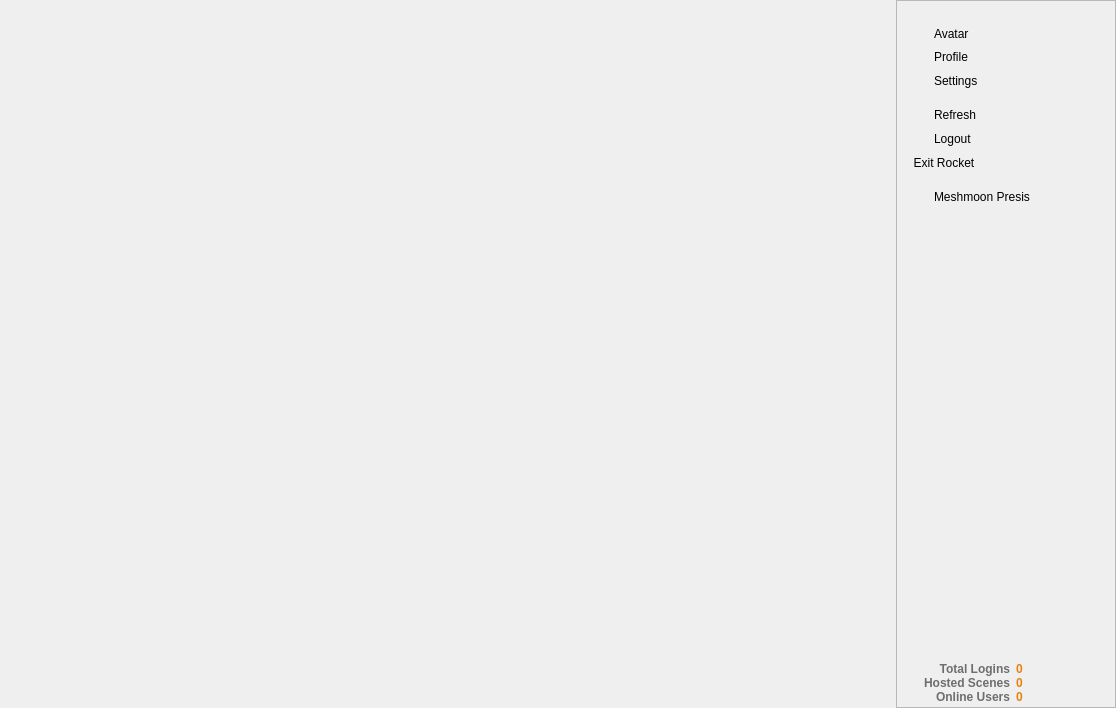
<?xml version="1.0" encoding="UTF-8"?>
<ui version="4.0">
 <class>RocketLobbyWidget</class>
 <widget class="QWidget" name="RocketLobbyWidget">
  <property name="geometry">
   <rect>
    <x>0</x>
    <y>0</y>
    <width>1116</width>
    <height>708</height>
   </rect>
  </property>
  <property name="autoFillBackground">
   <bool>false</bool>
  </property>
  <property name="styleSheet">
   <string notr="true">QWidget#RocketLobbyWidget {
	background-color: qlineargradient(spread:pad, x1:0, y1:0, x2:1, y2:1, stop:0 rgba(232, 234, 233, 255), stop:1 rgba(245, 246, 247, 255));
}

QLabel#labelUsername {
	border: 0px;
	font-family: &quot;Arial&quot;;
	color: rgb(34, 34, 34);
	color: rgba(243, 154, 40, 200);
	color: black;
}

QLabel#labelProfile { 
	border: 1px solid grey;
	border-radius: 3px; 
}

QLabel#labelCenterInfo {
	font-family: &quot;Arial&quot;;
	font-size: 20px;
	color: rgb(91, 91, 91);
}

QLabel#labelFreeInfo {
	font-family: &quot;Arial&quot;;
	font-size: 16px;
	color: rgb(91, 91, 91);
	padding-left: 6px;
	padding-right: 6px;
}

QFrame#contentFrame {
	background-image: url(&quot;:/images/moonsurface.png&quot;);
	background-position: bottom left;
	background-repeat: repeat-x;
	background-color: qlineargradient(spread:pad, x1:0, y1:0, x2:0, y2:1, stop:0.3 rgba(255, 255, 255, 0), stop:1 rgba(229,140,32,50));
}

QFrame#rightFrame {
	background-color: rgba(255, 255, 255, 255);
	border-left: 1px solid rgb(150, 150, 150);
}

QFrame#webFrame {
	background-color: rgb(255, 255, 255);
}

/* Filter and sort criterial */

QTextEdit#filterLineEdit {
	border-radius: 3px;
	border: 1px solid rgb(100, 100, 100);
	background-color: rgb(255,255,255);
	background-image: url(&quot;:/images/icon-search.png&quot;);
	background-position: right center;
	background-repeat: no-repeat;
	background-origin: content;
	padding-right: 5px;
	padding-left: 5px;
	font-family: &quot;Arial&quot;;
	font-size: 22px;
	color: rgb(88, 88, 88);
}

QTextEdit#filterLineEdit:disabled {
	background-color: rgba(255,255,255,100);
	color: rgba(88, 88, 88, 100);
}

QPushButton#sortCriteriaButton {
	background-color: transparent;
	background-image: url(&quot;:/images/icon-combobox-down-arrow-grey-8x7.png&quot;);
	background-position: right center;
	background-repeat: no-repeat;
	background-origin: border;
	padding-right: 12px;
	color: rgb(96, 96, 96);
	font-family: &quot;Arial&quot;;
	font-size: 13px;
	font-weight: bold;
	text-align: right;
}

QPushButton#sortCriteriaButton:hover {
	color: rgb(30, 30, 30);
	background-image: url(&quot;:/images/icon-combobox-down-arrow-8x7.png&quot;);
}

/* Buttons */

QPushButton#buttonLogout, #buttonEditSettings, #buttonEditProfile, #buttonEditAvatar, #buttonRefreshServers, #buttonPresis, #buttonExitRocket { 
	border: 0px;
	font-family: &quot;Arial&quot;;
	font-size: 11px;
	font-weight: bold;
	color: rgb(88, 88, 88);
}

QPushButton#buttonLogout:hover, #buttonEditSettings:hover, #buttonEditProfile:hover, #buttonEditAvatar:hover, #buttonRefreshServers:hover, #buttonPresis:hover, #buttonExitRocket:hover {
	color: rgb(219, 137, 37);
}

QPushButton#buttonLogout { background-image: url(:/images/icon-logout-hover.png); background-position: left center; background-repeat: no-repeat; }
QPushButton#buttonEditSettings { background-image: url(:/images/icon-settings-hover.png); background-position: left center; background-repeat: no-repeat; }
QPushButton#buttonEditProfile { background-image: url(:/images/icon-profile-hover.png); background-position: left center; background-repeat: no-repeat; }
QPushButton#buttonEditAvatar { background-image: url(:/images/icon-avatar-hover.png); background-position: left center; background-repeat: no-repeat; }
QPushButton#buttonRefreshServers { background-image: url(:/images/icon-refresh-hover.png); background-position: left center; background-repeat: no-repeat; }
QPushButton#buttonPresis { background-image: url(:/images/icon-image-hover.png); background-position: left center; background-repeat: no-repeat; }

QPushButton#buttonLogout:hover { background-image: url(:/images/icon-logout.png); background-position: left center; background-repeat: no-repeat; }
QPushButton#buttonEditSettings:hover { background-image: url(:/images/icon-settings.png); background-position: left center; background-repeat: no-repeat; }
QPushButton#buttonEditProfile:hover { background-image: url(:/images/icon-profile.png); background-position: left center; background-repeat: no-repeat; }
QPushButton#buttonEditAvatar:hover { background-image: url(:/images/icon-avatar.png); background-position: left center; background-repeat: no-repeat; }
QPushButton#buttonRefreshServers:hover { background-image: url(:/images/icon-refresh.png); background-position: left center; background-repeat: no-repeat; }
QPushButton#buttonPresis:hover { background-image: url(:/images/icon-image.png); background-position: left center; background-repeat: no-repeat; }

QPushButton#buttonMeshmoonLogo {
	border: 0px;
	background-color: transparent;
	background-image: url(&quot;:/images/logo-meshmoon-light.png&quot;);
}
QPushButton#buttonMeshmoonLogo:hover{
	border: 0px;
	background-image: url(&quot;:/images/logo-meshmoon.png&quot;);
}
QPushButton#buttonMeshmoonLogo:pressed {
	border: 0px;
}

/* Stats frame */

QFrame#frameStats {
	border: 0px;
}

/* News frame */

QFrame#frameNews {
	background-image: url(&quot;:/images/background-mail.png&quot;);
	background-position: bottom right;
	background-repeat: no-repeat;
}

QLabel#labelNewsTitle, #labelNewsMessage {
	font-family: &quot;Arial&quot;;
	font-size: 12px;
	color: rgb(45, 45, 45);
}

QLabel#labelNewsTitle {
	font-weight: bold;
}</string>
  </property>
  <layout class="QHBoxLayout" name="horizontalLayout">
   <property name="spacing">
    <number>0</number>
   </property>
   <property name="margin">
    <number>0</number>
   </property>
   <item>
    <widget class="QFrame" name="contentFrame">
     <property name="sizePolicy">
      <sizepolicy hsizetype="Expanding" vsizetype="Expanding">
       <horstretch>0</horstretch>
       <verstretch>0</verstretch>
      </sizepolicy>
     </property>
     <property name="focusPolicy">
      <enum>Qt::StrongFocus</enum>
     </property>
     <property name="frameShape">
      <enum>QFrame::NoFrame</enum>
     </property>
     <property name="frameShadow">
      <enum>QFrame::Plain</enum>
     </property>
     <property name="lineWidth">
      <number>0</number>
     </property>
     <layout class="QVBoxLayout" name="verticalLayout">
      <property name="spacing">
       <number>9</number>
      </property>
      <item>
       <spacer name="filterPusher">
        <property name="orientation">
         <enum>Qt::Vertical</enum>
        </property>
        <property name="sizeType">
         <enum>QSizePolicy::Fixed</enum>
        </property>
        <property name="sizeHint" stdset="0">
         <size>
          <width>1</width>
          <height>15</height>
         </size>
        </property>
       </spacer>
      </item>
      <item>
       <layout class="QHBoxLayout" name="filterLayout">
        <property name="spacing">
         <number>0</number>
        </property>
       </layout>
      </item>
      <item>
       <spacer name="verticalSpacer">
        <property name="orientation">
         <enum>Qt::Vertical</enum>
        </property>
        <property name="sizeHint" stdset="0">
         <size>
          <width>20</width>
          <height>40</height>
         </size>
        </property>
       </spacer>
      </item>
      <item>
       <widget class="QLabel" name="labelCenterInfo">
        <property name="text">
         <string/>
        </property>
        <property name="alignment">
         <set>Qt::AlignCenter</set>
        </property>
        <property name="wordWrap">
         <bool>true</bool>
        </property>
        <property name="indent">
         <number>0</number>
        </property>
       </widget>
      </item>
      <item>
       <spacer name="verticalSpacer_2">
        <property name="orientation">
         <enum>Qt::Vertical</enum>
        </property>
        <property name="sizeHint" stdset="0">
         <size>
          <width>20</width>
          <height>40</height>
         </size>
        </property>
       </spacer>
      </item>
     </layout>
    </widget>
   </item>
   <item>
    <widget class="QFrame" name="rightFrame">
     <property name="minimumSize">
      <size>
       <width>220</width>
       <height>0</height>
      </size>
     </property>
     <property name="maximumSize">
      <size>
       <width>220</width>
       <height>16777215</height>
      </size>
     </property>
     <property name="focusPolicy">
      <enum>Qt::NoFocus</enum>
     </property>
     <property name="frameShape">
      <enum>QFrame::StyledPanel</enum>
     </property>
     <property name="frameShadow">
      <enum>QFrame::Raised</enum>
     </property>
     <layout class="QVBoxLayout" name="verticalLayout_2">
      <property name="leftMargin">
       <number>0</number>
      </property>
      <property name="topMargin">
       <number>6</number>
      </property>
      <property name="rightMargin">
       <number>0</number>
      </property>
      <property name="bottomMargin">
       <number>0</number>
      </property>
      <item>
       <layout class="QHBoxLayout" name="horizontalLayout_6">
        <property name="spacing">
         <number>0</number>
        </property>
        <property name="leftMargin">
         <number>6</number>
        </property>
        <property name="rightMargin">
         <number>6</number>
        </property>
        <item>
         <layout class="QVBoxLayout" name="verticalLayout_4">
          <property name="spacing">
           <number>0</number>
          </property>
          <item>
           <widget class="QLabel" name="labelUsername">
            <property name="font">
             <font>
              <family>Arial</family>
             </font>
            </property>
            <property name="text">
             <string/>
            </property>
            <property name="indent">
             <number>2</number>
            </property>
           </widget>
          </item>
          <item>
           <layout class="QVBoxLayout" name="verticalLayout_6">
            <property name="spacing">
             <number>4</number>
            </property>
            <property name="leftMargin">
             <number>0</number>
            </property>
            <property name="topMargin">
             <number>4</number>
            </property>
            <property name="rightMargin">
             <number>0</number>
            </property>
            <item>
             <widget class="QPushButton" name="buttonEditAvatar">
              <property name="sizePolicy">
               <sizepolicy hsizetype="MinimumExpanding" vsizetype="Preferred">
                <horstretch>0</horstretch>
                <verstretch>0</verstretch>
               </sizepolicy>
              </property>
              <property name="minimumSize">
               <size>
                <width>22</width>
                <height>18</height>
               </size>
              </property>
              <property name="maximumSize">
               <size>
                <width>16777215</width>
                <height>18</height>
               </size>
              </property>
              <property name="toolTip">
               <string/>
              </property>
              <property name="styleSheet">
               <string notr="true">padding-left: 28px; text-align: left; margin-left: 2px;</string>
              </property>
              <property name="text">
               <string>Avatar</string>
              </property>
              <property name="flat">
               <bool>true</bool>
              </property>
             </widget>
            </item>
            <item>
             <widget class="QPushButton" name="buttonEditProfile">
              <property name="sizePolicy">
               <sizepolicy hsizetype="Expanding" vsizetype="Preferred">
                <horstretch>0</horstretch>
                <verstretch>0</verstretch>
               </sizepolicy>
              </property>
              <property name="minimumSize">
               <size>
                <width>24</width>
                <height>20</height>
               </size>
              </property>
              <property name="maximumSize">
               <size>
                <width>16777215</width>
                <height>20</height>
               </size>
              </property>
              <property name="toolTip">
               <string/>
              </property>
              <property name="styleSheet">
               <string notr="true">padding-left: 29px; text-align: left; margin-left: 1px;</string>
              </property>
              <property name="text">
               <string>Profile</string>
              </property>
              <property name="flat">
               <bool>true</bool>
              </property>
             </widget>
            </item>
            <item>
             <widget class="QPushButton" name="buttonEditSettings">
              <property name="sizePolicy">
               <sizepolicy hsizetype="Expanding" vsizetype="Preferred">
                <horstretch>0</horstretch>
                <verstretch>0</verstretch>
               </sizepolicy>
              </property>
              <property name="minimumSize">
               <size>
                <width>24</width>
                <height>20</height>
               </size>
              </property>
              <property name="maximumSize">
               <size>
                <width>16777215</width>
                <height>20</height>
               </size>
              </property>
              <property name="toolTip">
               <string/>
              </property>
              <property name="styleSheet">
               <string notr="true">padding-left: 28px; text-align: left; margin-left: 2px;</string>
              </property>
              <property name="text">
               <string>Settings</string>
              </property>
              <property name="flat">
               <bool>true</bool>
              </property>
             </widget>
            </item>
            <item>
             <spacer name="verticalSpacer_6">
              <property name="orientation">
               <enum>Qt::Vertical</enum>
              </property>
              <property name="sizeType">
               <enum>QSizePolicy::Fixed</enum>
              </property>
              <property name="sizeHint" stdset="0">
               <size>
                <width>1</width>
                <height>10</height>
               </size>
              </property>
             </spacer>
            </item>
            <item>
             <widget class="QPushButton" name="buttonRefreshServers">
              <property name="sizePolicy">
               <sizepolicy hsizetype="Expanding" vsizetype="Preferred">
                <horstretch>0</horstretch>
                <verstretch>0</verstretch>
               </sizepolicy>
              </property>
              <property name="minimumSize">
               <size>
                <width>24</width>
                <height>20</height>
               </size>
              </property>
              <property name="maximumSize">
               <size>
                <width>16777215</width>
                <height>20</height>
               </size>
              </property>
              <property name="toolTip">
               <string>Refresh World Listing</string>
              </property>
              <property name="styleSheet">
               <string notr="true">padding-left: 29px; text-align: left; margin-left: 1px;</string>
              </property>
              <property name="text">
               <string>Refresh</string>
              </property>
              <property name="flat">
               <bool>true</bool>
              </property>
             </widget>
            </item>
            <item>
             <widget class="QPushButton" name="buttonLogout">
              <property name="sizePolicy">
               <sizepolicy hsizetype="Expanding" vsizetype="Preferred">
                <horstretch>0</horstretch>
                <verstretch>0</verstretch>
               </sizepolicy>
              </property>
              <property name="minimumSize">
               <size>
                <width>24</width>
                <height>20</height>
               </size>
              </property>
              <property name="maximumSize">
               <size>
                <width>16777215</width>
                <height>20</height>
               </size>
              </property>
              <property name="toolTip">
               <string/>
              </property>
              <property name="styleSheet">
               <string notr="true">padding-left: 29px; text-align: left; margin-left: 1px;</string>
              </property>
              <property name="text">
               <string>Logout</string>
              </property>
              <property name="flat">
               <bool>true</bool>
              </property>
             </widget>
            </item>
            <item>
             <widget class="QPushButton" name="buttonExitRocket">
              <property name="sizePolicy">
               <sizepolicy hsizetype="Expanding" vsizetype="Preferred">
                <horstretch>0</horstretch>
                <verstretch>0</verstretch>
               </sizepolicy>
              </property>
              <property name="minimumSize">
               <size>
                <width>24</width>
                <height>20</height>
               </size>
              </property>
              <property name="maximumSize">
               <size>
                <width>16777215</width>
                <height>20</height>
               </size>
              </property>
              <property name="toolTip">
               <string/>
              </property>
              <property name="styleSheet">
               <string notr="true">padding-left: 2px; text-align: left; margin-left: 1px;</string>
              </property>
              <property name="text">
               <string>  Exit Rocket</string>
              </property>
              <property name="icon">
               <iconset resource="RocketPlugin.qrc">
                <normaloff>:/images/icon-exit-darkgrey-32x32.png</normaloff>:/images/icon-exit-darkgrey-32x32.png</iconset>
              </property>
              <property name="iconSize">
               <size>
                <width>18</width>
                <height>18</height>
               </size>
              </property>
              <property name="flat">
               <bool>true</bool>
              </property>
             </widget>
            </item>
            <item>
             <spacer name="verticalSpacer_7">
              <property name="orientation">
               <enum>Qt::Vertical</enum>
              </property>
              <property name="sizeType">
               <enum>QSizePolicy::Fixed</enum>
              </property>
              <property name="sizeHint" stdset="0">
               <size>
                <width>1</width>
                <height>10</height>
               </size>
              </property>
             </spacer>
            </item>
            <item>
             <widget class="QPushButton" name="buttonPresis">
              <property name="sizePolicy">
               <sizepolicy hsizetype="Expanding" vsizetype="Preferred">
                <horstretch>0</horstretch>
                <verstretch>0</verstretch>
               </sizepolicy>
              </property>
              <property name="minimumSize">
               <size>
                <width>24</width>
                <height>20</height>
               </size>
              </property>
              <property name="maximumSize">
               <size>
                <width>16777215</width>
                <height>20</height>
               </size>
              </property>
              <property name="toolTip">
               <string/>
              </property>
              <property name="styleSheet">
               <string notr="true">padding-left: 30px; text-align: left;</string>
              </property>
              <property name="text">
               <string>Meshmoon Presis</string>
              </property>
              <property name="flat">
               <bool>true</bool>
              </property>
             </widget>
            </item>
           </layout>
          </item>
         </layout>
        </item>
        <item>
         <layout class="QVBoxLayout" name="verticalLayout_7">
          <property name="spacing">
           <number>0</number>
          </property>
          <item>
           <widget class="QLabel" name="labelProfile">
            <property name="minimumSize">
             <size>
              <width>50</width>
              <height>50</height>
             </size>
            </property>
            <property name="maximumSize">
             <size>
              <width>50</width>
              <height>50</height>
             </size>
            </property>
            <property name="focusPolicy">
             <enum>Qt::StrongFocus</enum>
            </property>
            <property name="text">
             <string/>
            </property>
            <property name="alignment">
             <set>Qt::AlignCenter</set>
            </property>
           </widget>
          </item>
          <item>
           <spacer name="verticalSpacer_5">
            <property name="orientation">
             <enum>Qt::Vertical</enum>
            </property>
            <property name="sizeHint" stdset="0">
             <size>
              <width>1</width>
              <height>1</height>
             </size>
            </property>
           </spacer>
          </item>
         </layout>
        </item>
       </layout>
      </item>
      <item>
       <layout class="QHBoxLayout" name="topLayout">
        <property name="spacing">
         <number>6</number>
        </property>
        <property name="leftMargin">
         <number>6</number>
        </property>
       </layout>
      </item>
      <item>
       <widget class="QLabel" name="labelLoader">
        <property name="minimumSize">
         <size>
          <width>0</width>
          <height>24</height>
         </size>
        </property>
        <property name="maximumSize">
         <size>
          <width>16777215</width>
          <height>24</height>
         </size>
        </property>
        <property name="alignment">
         <set>Qt::AlignCenter</set>
        </property>
       </widget>
      </item>
      <item>
       <spacer name="verticalSpacer_4">
        <property name="orientation">
         <enum>Qt::Vertical</enum>
        </property>
        <property name="sizeHint" stdset="0">
         <size>
          <width>1</width>
          <height>1000</height>
         </size>
        </property>
       </spacer>
      </item>
      <item>
       <widget class="QLabel" name="labelFreeInfo">
        <property name="alignment">
         <set>Qt::AlignCenter</set>
        </property>
        <property name="indent">
         <number>0</number>
        </property>
       </widget>
      </item>
      <item>
       <spacer name="verticalSpacer_3">
        <property name="orientation">
         <enum>Qt::Vertical</enum>
        </property>
        <property name="sizeHint" stdset="0">
         <size>
          <width>1</width>
          <height>1000</height>
         </size>
        </property>
       </spacer>
      </item>
      <item>
       <widget class="QFrame" name="frameNews">
        <property name="minimumSize">
         <size>
          <width>0</width>
          <height>70</height>
         </size>
        </property>
        <property name="frameShape">
         <enum>QFrame::NoFrame</enum>
        </property>
        <property name="frameShadow">
         <enum>QFrame::Plain</enum>
        </property>
        <property name="lineWidth">
         <number>0</number>
        </property>
        <layout class="QVBoxLayout" name="verticalLayout_5">
         <item>
          <widget class="QLabel" name="labelNewsTitle">
           <property name="text">
            <string/>
           </property>
           <property name="wordWrap">
            <bool>true</bool>
           </property>
           <property name="indent">
            <number>0</number>
           </property>
          </widget>
         </item>
         <item>
          <widget class="QLabel" name="labelNewsMessage">
           <property name="text">
            <string/>
           </property>
           <property name="wordWrap">
            <bool>true</bool>
           </property>
           <property name="indent">
            <number>0</number>
           </property>
          </widget>
         </item>
        </layout>
       </widget>
      </item>
      <item>
       <layout class="QHBoxLayout" name="horizontalLayout_2">
        <property name="spacing">
         <number>0</number>
        </property>
        <item>
         <spacer name="horizontalSpacer">
          <property name="orientation">
           <enum>Qt::Horizontal</enum>
          </property>
          <property name="sizeHint" stdset="0">
           <size>
            <width>1</width>
            <height>1</height>
           </size>
          </property>
         </spacer>
        </item>
        <item>
         <widget class="QPushButton" name="buttonMeshmoonLogo">
          <property name="minimumSize">
           <size>
            <width>125</width>
            <height>125</height>
           </size>
          </property>
          <property name="maximumSize">
           <size>
            <width>125</width>
            <height>125</height>
           </size>
          </property>
          <property name="cursor">
           <cursorShape>PointingHandCursor</cursorShape>
          </property>
          <property name="toolTip">
           <string>www.meshmoon.com</string>
          </property>
          <property name="text">
           <string/>
          </property>
          <property name="flat">
           <bool>true</bool>
          </property>
         </widget>
        </item>
        <item>
         <spacer name="horizontalSpacer_2">
          <property name="orientation">
           <enum>Qt::Horizontal</enum>
          </property>
          <property name="sizeHint" stdset="0">
           <size>
            <width>1</width>
            <height>1</height>
           </size>
          </property>
         </spacer>
        </item>
       </layout>
      </item>
      <item>
       <widget class="QFrame" name="frameStats">
        <property name="frameShape">
         <enum>QFrame::NoFrame</enum>
        </property>
        <property name="frameShadow">
         <enum>QFrame::Plain</enum>
        </property>
        <property name="lineWidth">
         <number>0</number>
        </property>
        <layout class="QVBoxLayout" name="verticalLayout_3">
         <property name="spacing">
          <number>0</number>
         </property>
         <property name="margin">
          <number>3</number>
         </property>
         <item>
          <layout class="QHBoxLayout" name="horizontalLayout_4">
           <property name="spacing">
            <number>6</number>
           </property>
           <item>
            <spacer name="horizontalSpacer_7">
             <property name="orientation">
              <enum>Qt::Horizontal</enum>
             </property>
             <property name="sizeType">
              <enum>QSizePolicy::Fixed</enum>
             </property>
             <property name="sizeHint" stdset="0">
              <size>
               <width>20</width>
               <height>1</height>
              </size>
             </property>
            </spacer>
           </item>
           <item>
            <widget class="QLabel" name="totalLoginsLabel">
             <property name="minimumSize">
              <size>
               <width>90</width>
               <height>0</height>
              </size>
             </property>
             <property name="styleSheet">
              <string notr="true">QLabel {	
	font-family: &quot;Arial&quot;;
	font-size: 12px;
	font-weight: bold;
	color: rgb(110, 110, 110);
}</string>
             </property>
             <property name="text">
              <string>Total Logins</string>
             </property>
             <property name="alignment">
              <set>Qt::AlignRight|Qt::AlignTrailing|Qt::AlignVCenter</set>
             </property>
             <property name="indent">
              <number>0</number>
             </property>
            </widget>
           </item>
           <item>
            <widget class="QLabel" name="totalLoginsLabelValue">
             <property name="minimumSize">
              <size>
               <width>10</width>
               <height>0</height>
              </size>
             </property>
             <property name="styleSheet">
              <string notr="true">QLabel {	
	font-family: &quot;Arial&quot;;
	font-size: 12px;
	font-weight: bold;
	color: #e7820b;
}</string>
             </property>
             <property name="text">
              <string>0</string>
             </property>
            </widget>
           </item>
           <item>
            <spacer name="horizontalSpacer_8">
             <property name="orientation">
              <enum>Qt::Horizontal</enum>
             </property>
             <property name="sizeHint" stdset="0">
              <size>
               <width>1</width>
               <height>1</height>
              </size>
             </property>
            </spacer>
           </item>
          </layout>
         </item>
         <item>
          <layout class="QHBoxLayout" name="horizontalLayout_5">
           <property name="spacing">
            <number>6</number>
           </property>
           <item>
            <spacer name="horizontalSpacer_10">
             <property name="orientation">
              <enum>Qt::Horizontal</enum>
             </property>
             <property name="sizeType">
              <enum>QSizePolicy::Fixed</enum>
             </property>
             <property name="sizeHint" stdset="0">
              <size>
               <width>20</width>
               <height>1</height>
              </size>
             </property>
            </spacer>
           </item>
           <item>
            <widget class="QLabel" name="hostedScenesLabel">
             <property name="minimumSize">
              <size>
               <width>90</width>
               <height>0</height>
              </size>
             </property>
             <property name="styleSheet">
              <string notr="true">QLabel {	
	font-family: &quot;Arial&quot;;
	font-size: 12px;
	font-weight: bold;
	color: rgb(110, 110, 110);
}</string>
             </property>
             <property name="text">
              <string>Hosted Scenes</string>
             </property>
             <property name="alignment">
              <set>Qt::AlignRight|Qt::AlignTrailing|Qt::AlignVCenter</set>
             </property>
             <property name="indent">
              <number>0</number>
             </property>
            </widget>
           </item>
           <item>
            <widget class="QLabel" name="hostedScenesLabelValue">
             <property name="minimumSize">
              <size>
               <width>10</width>
               <height>0</height>
              </size>
             </property>
             <property name="styleSheet">
              <string notr="true">QLabel {	
	font-family: &quot;Arial&quot;;
	font-size: 12px;
	font-weight: bold;
	color: #e7820b;
}</string>
             </property>
             <property name="text">
              <string>0</string>
             </property>
            </widget>
           </item>
           <item>
            <spacer name="horizontalSpacer_9">
             <property name="orientation">
              <enum>Qt::Horizontal</enum>
             </property>
             <property name="sizeHint" stdset="0">
              <size>
               <width>1</width>
               <height>1</height>
              </size>
             </property>
            </spacer>
           </item>
          </layout>
         </item>
         <item>
          <layout class="QHBoxLayout" name="horizontalLayout_3">
           <property name="spacing">
            <number>6</number>
           </property>
           <property name="topMargin">
            <number>0</number>
           </property>
           <item>
            <spacer name="horizontalSpacer_5">
             <property name="orientation">
              <enum>Qt::Horizontal</enum>
             </property>
             <property name="sizeType">
              <enum>QSizePolicy::Fixed</enum>
             </property>
             <property name="sizeHint" stdset="0">
              <size>
               <width>20</width>
               <height>1</height>
              </size>
             </property>
            </spacer>
           </item>
           <item>
            <widget class="QLabel" name="onlineUsersLabel">
             <property name="minimumSize">
              <size>
               <width>90</width>
               <height>0</height>
              </size>
             </property>
             <property name="font">
              <font>
               <family>Arial</family>
               <pointsize>-1</pointsize>
               <weight>75</weight>
               <bold>true</bold>
              </font>
             </property>
             <property name="styleSheet">
              <string notr="true">QLabel {	
	font-family: &quot;Arial&quot;;
	font-size: 12px;
	font-weight: bold;
	color: rgb(110, 110, 110);
}</string>
             </property>
             <property name="text">
              <string>Online Users</string>
             </property>
             <property name="alignment">
              <set>Qt::AlignRight|Qt::AlignTrailing|Qt::AlignVCenter</set>
             </property>
             <property name="indent">
              <number>0</number>
             </property>
            </widget>
           </item>
           <item>
            <widget class="QLabel" name="onlineUsersLabelValue">
             <property name="minimumSize">
              <size>
               <width>10</width>
               <height>0</height>
              </size>
             </property>
             <property name="styleSheet">
              <string notr="true">QLabel {	
	font-family: &quot;Arial&quot;;
	font-size: 12px;
	font-weight: bold;
	color: #e7820b;
}</string>
             </property>
             <property name="text">
              <string>0</string>
             </property>
            </widget>
           </item>
           <item>
            <spacer name="horizontalSpacer_6">
             <property name="orientation">
              <enum>Qt::Horizontal</enum>
             </property>
             <property name="sizeHint" stdset="0">
              <size>
               <width>1</width>
               <height>1</height>
              </size>
             </property>
            </spacer>
           </item>
          </layout>
         </item>
        </layout>
       </widget>
      </item>
     </layout>
    </widget>
   </item>
  </layout>
 </widget>
 <resources>
  <include location="RocketPlugin.qrc"/>
 </resources>
 <connections/>
</ui>
